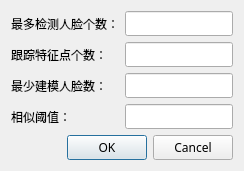
<?xml version="1.0" encoding="UTF-8"?>
<ui version="4.0">
 <class>DialogParam</class>
 <widget class="QDialog" name="DialogParam">
  <property name="windowModality">
   <enum>Qt::WindowModal</enum>
  </property>
  <property name="geometry">
   <rect>
    <x>0</x>
    <y>0</y>
    <width>260</width>
    <height>158</height>
   </rect>
  </property>
  <property name="sizePolicy">
   <sizepolicy hsizetype="Fixed" vsizetype="Fixed">
    <horstretch>0</horstretch>
    <verstretch>0</verstretch>
   </sizepolicy>
  </property>
  <property name="font">
   <font>
    <family>微软雅黑</family>
   </font>
  </property>
  <property name="windowTitle">
   <string>参数设置</string>
  </property>
  <property name="modal">
   <bool>true</bool>
  </property>
    <layout class="QVBoxLayout" name="verticalLayout">
     <property name="sizeConstraint">
      <enum>QLayout::SetFixedSize</enum>
     </property>
     <item>
      <layout class="QGridLayout" name="gridLayout">
       <item row="0" column="0">
        <widget class="QLabel" name="label">
         <property name="text">
          <string>最多检测人脸个数：</string>
         </property>
        </widget>
       </item>
       <item row="0" column="1">
        <widget class="QLineEdit" name="lineEditMaxFaces">
         <property name="sizePolicy">
          <sizepolicy hsizetype="Fixed" vsizetype="Fixed">
           <horstretch>0</horstretch>
           <verstretch>0</verstretch>
          </sizepolicy>
         </property>
        </widget>
       </item>
       <item row="1" column="0">
        <widget class="QLabel" name="label_2">
         <property name="text">
          <string>跟踪特征点个数：</string>
         </property>
        </widget>
       </item>
       <item row="1" column="1">
        <widget class="QLineEdit" name="lineEditTpCount">
         <property name="sizePolicy">
          <sizepolicy hsizetype="Fixed" vsizetype="Fixed">
           <horstretch>0</horstretch>
           <verstretch>0</verstretch>
          </sizepolicy>
         </property>
        </widget>
       </item>
       <item row="2" column="0">
        <widget class="QLabel" name="label_3">
         <property name="text">
          <string>最少建模人脸数：</string>
         </property>
        </widget>
       </item>
       <item row="2" column="1">
        <widget class="QLineEdit" name="lineEditMinTempFaces">
         <property name="sizePolicy">
          <sizepolicy hsizetype="Fixed" vsizetype="Fixed">
           <horstretch>0</horstretch>
           <verstretch>0</verstretch>
          </sizepolicy>
         </property>
        </widget>
       </item>
       <item row="3" column="0">
        <widget class="QLabel" name="label_4">
         <property name="text">
          <string>相似阈值：</string>
         </property>
        </widget>
       </item>
       <item row="3" column="1">
        <widget class="QLineEdit" name="lineEditSimilarGate">
         <property name="sizePolicy">
          <sizepolicy hsizetype="Fixed" vsizetype="Fixed">
           <horstretch>0</horstretch>
           <verstretch>0</verstretch>
          </sizepolicy>
         </property>
        </widget>
       </item>
      </layout>
     </item>
     <item>
      <widget class="QDialogButtonBox" name="buttonBox">
       <property name="orientation">
        <enum>Qt::Horizontal</enum>
       </property>
       <property name="standardButtons">
        <set>QDialogButtonBox::Cancel|QDialogButtonBox::Ok</set>
       </property>
      </widget>
     </item>
    </layout>
 </widget>
 <resources/>
 <connections>
  <connection>
   <sender>buttonBox</sender>
   <signal>accepted()</signal>
   <receiver>DialogParam</receiver>
   <slot>accept()</slot>
   <hints>
    <hint type="sourcelabel">
     <x>248</x>
     <y>254</y>
    </hint>
    <hint type="destinationlabel">
     <x>157</x>
     <y>274</y>
    </hint>
   </hints>
  </connection>
  <connection>
   <sender>buttonBox</sender>
   <signal>rejected()</signal>
   <receiver>DialogParam</receiver>
   <slot>reject()</slot>
   <hints>
    <hint type="sourcelabel">
     <x>316</x>
     <y>260</y>
    </hint>
    <hint type="destinationlabel">
     <x>286</x>
     <y>274</y>
    </hint>
   </hints>
  </connection>
 </connections>
</ui>
